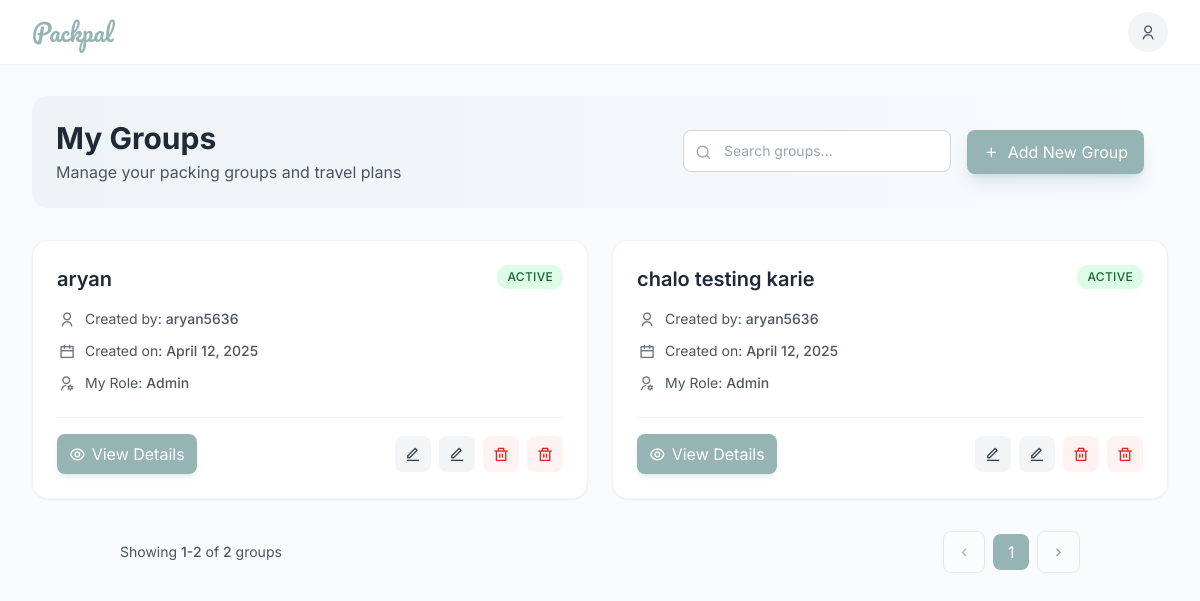
/cardlist.php (signed in), run on the app's committed database.
### tables this page shows
CREATE TABLE `user_group_roles` (
  `ugr_id` int(11) NOT NULL,
  `user_id` int(11) DEFAULT NULL,
  `group_id` int(11) DEFAULT NULL,
  `role` enum('Owner','Admin','Member','Viewer') DEFAULT 'Viewer'
);

CREATE TABLE `group_master` (
  `group_id` int(11) NOT NULL,
  `group_name` varchar(100) NOT NULL,
  `group_description` text NOT NULL,
  `created_by` int(11) DEFAULT NULL,
  `created_at` timestamp NOT NULL DEFAULT current_timestamp()
);

CREATE TABLE `user_master` (
  `user_id` int(11) NOT NULL,
  `user_name` varchar(100) NOT NULL,
  `email` varchar(255) NOT NULL,
  `password` varchar(255) NOT NULL,
  `user_role` int(11) NOT NULL DEFAULT 3,
  `joined_date` int(11) NOT NULL,
  `full_name` varchar(200) NOT NULL,
  `phone` bigint(12) NOT NULL,
  `is_verified` int(11) NOT NULL DEFAULT 0
);

### cardlist.php (the view, shortened to what this page needs)
<?php
require_once 'includes/scripts/connection.php';
if(isset($_SESSION['pacpal_logedin_user_id']) && (trim ($_SESSION['pacpal_logedin_user_id']) !== '')){
  $user_id = $_SESSION['pacpal_logedin_user_id'];
} else {
  header("Location: sign-in.php");
}
?>
<!DOCTYPE html>
<html lang="en">
<head>
    <script src="https://cdn.tailwindcss.com/3.4.16"></script>
    <link href="https://cdn.jsdelivr.net/npm/remixicon@4.5.0/fonts/remixicon.css" rel="stylesheet">
</head>
<body>
    <nav class="bg-white shadow-sm sticky top-0 z-50 backdrop-blur-sm bg-white/90">
        <div class="max-w-7xl mx-auto px-3 sm:px-6 lg:px-8">
            <div class="flex justify-between h-14 sm:h-16">
                <div class="flex items-center">
                    <a href="index" class="text-2xl font-['Pacifico'] text-primary">Packpal </a>
                </div>
                <div class="flex items-center space-x-4">
                    <div class="relative w-10 h-10 flex items-center justify-center rounded-full bg-gray-100">
                        <i class="ri-user-line text-gray-600"></i>
                    </div>
                </div>
            </div>
        </div>
    </nav>
    <main class="max-w-7xl mx-auto px-3 sm:px-6 lg:px-8 py-4 sm:py-8">
        <div
            class="flex flex-col lg:flex-row justify-between items-start lg:items-center mb-8 bg-gradient-to-r from-primary/10 to-transparent p-4 sm:p-6 rounded-lg">
            <div>
                <h1 class="text-2xl sm:text-3xl font-bold text-gray-800">My Groups</h1>
                <p class="text-sm sm:text-base text-gray-600 mt-1">Manage your packing groups and travel plans</p>
            </div>
            <div class="mt-4 lg:mt-0 flex flex-col sm:flex-row gap-3 sm:gap-4 w-full sm:w-auto">
                <div class="relative w-full sm:w-auto">
                    <div class="absolute inset-y-0 left-0 flex items-center pl-3 pointer-events-none">
                    </div>
                    <input type="text"
                        class="bg-white border border-gray-300 text-gray-900 text-sm rounded-button pl-10 pr-4 py-2.5 w-full sm:min-w-[16rem]"
                        placeholder="Search groups...">
                </div>
                <a href="tripform"
                    class="bg-primary text-white px-4 py-2.5 rounded-button flex items-center justify-center whitespace-nowrap shadow-lg shadow-primary/30 hover:shadow-xl hover:shadow-primary/40 transition-all duration-300">
                    <i class="ri-add-line mr-2"></i>
                    Add New Group
                </a>
            </div>
        </div>
        <div class="grid grid-cols-1 sm:grid-cols-2 xl:grid-cols-3 gap-4 sm:gap-6">
            <?php
        $result = $conn->query("SELECT * FROM user_group_roles where user_id = '$user_id'");
        if ($result->num_rows > 0) {
            while ($row = $result->fetch_assoc()) {
                $group_id = $row['group_id'];
                $sql = "SELECT * FROM group_master WHERE group_id = '$group_id'";
                $result1 = $conn->query($sql);
                if ($result1->num_rows > 0) {
                    $row1 = $result1->fetch_assoc();
                    $groupName = $row1['group_name'];
                    $ownerId = $row1['created_by'];
                    $createdOn = date("F j, Y", strtotime($row1['created_at']));
                    $status = isset($row1['status']) ? $row1['status'] : 'ACTIVE';
                } else {
                    continue;
                }
              $ownerName = "Unknown";
              $result2 = $conn->query("SELECT user_name FROM user_master WHERE user_id = '$ownerId'");
              if ($result2 && $result2->num_rows > 0) {
                $row2 = $result2->fetch_assoc();
                $ownerName = $row2['user_name'];
              }
          ?>
            <div class="card bg-white rounded-lg shadow-sm overflow-hidden backdrop-blur-sm bg-white/90">
                <div class="p-4 sm:p-6">
                    <div class="flex flex-col sm:flex-row sm:justify-between sm:items-start gap-2 sm:gap-0 mb-4">
                        <h3 class="text-xl font-semibold text-gray-800">
                            <?php echo htmlspecialchars($groupName); ?>
                        </h3>
                        <span
                            class="status-badge bg-green-100 text-green-800 text-xs px-2.5 py-1 rounded-full shadow-sm shadow-green-100/50">
                            <?php echo htmlspecialchars($status); ?>
                        </span>
                    </div>
                    <div class="space-y-3 mb-6">
                        <div class="flex items-center">
                            <div class="w-5 h-5 flex items-center justify-center text-gray-500">
                                <i class="ri-user-line"></i>
                            </div>
                            <span class="text-gray-600 text-sm ml-2">Created by: <span class="font-medium">
                                    <?php echo htmlspecialchars($ownerName); ?>
                                </span></span>
                        </div>
                        <div class="flex items-center">
                            <div class="w-5 h-5 flex items-center justify-center text-gray-500">
                                <i class="ri-calendar-line"></i>
                            </div>
                            <span class="text-gray-600 text-sm ml-2">Created on: <span class="font-medium">
                                    <?php echo htmlspecialchars($createdOn); ?>
                                </span></span>
                        </div>
                        <div class="flex items-center">
                            <div class="w-5 h-5 flex items-center justify-center text-gray-500">
                                <i class="ri-user-settings-line"></i>
                            </div>
                            <span class="text-gray-600 text-sm ml-2">My Role: <span
                                    class="font-medium">Admin</span></span>
                        </div>
                    </div>
                    <div class="flex items-center justify-between pt-4 border-t border-gray-100">
                        <a href="assign_checklist.php?group_id=<?= $group_id ?>"
                            class="btn bg-primary text-white px-3 py-2 rounded-button flex items-center whitespace-nowrap shadow-md shadow-primary/20 hover:shadow-lg hover:shadow-primary/30">
                            <i class="ri-eye-line mr-1.5"></i> View Details
                        </a>
                        <div class="flex space-x-2">
                            <a href="editgroup.php?id=<?= $group_id ?>"
                                class="btn bg-gray-100 text-gray-700 w-9 h-9 rounded-button flex items-center justify-center">
                                <i class="ri-edit-line"></i>
                            </a>
                            <a href="checklist_view.php?group_id=<?= $group_id ?>"
                                class="btn bg-gray-100 text-gray-700 w-9 h-9 rounded-button flex items-center justify-center">
                                <i class="ri-edit-line"></i>
                            </a>
                            <a href="add_category.php?group_id=<?= $group_id ?>"
                                class="btn bg-red-50 text-red-600 w-9 h-9 rounded-button flex items-center justify-center">
                                <i class="ri-delete-bin-line"></i>
                            </a>
                            <button
                                class="btn bg-red-50 text-red-600 w-9 h-9 rounded-button flex items-center justify-center">
                                <i class="ri-delete-bin-line"></i>
                            </button>
                        </div>
                    </div>
                </div>
            </div>
            <?php
            }
          }
          ?>
        </div>
    </main>
    <div class="flex w-[80%] mx-auto mb-4 flex-col sm:flex-row items-center justify-between gap-4">
        <p id="pagination-info" class="text-sm text-gray-600 order-2 sm:order-1">Showing  of <span class="font-medium">9</span> groups</p>
        <div class="flex items-center space-x-2 order-1 sm:order-2">
            <button id="prev-page"
                class="px-3 py-2 rounded-button bg-white border border-gray-300 text-gray-500 flex items-center justify-center hover:bg-gray-50 hover:border-gray-400 transition-all duration-300">
                <i class="ri-arrow-left-s-line"></i>
            </button>
            <button id="page-1"
                class="w-9 h-9 rounded-button bg-primary text-white flex items-center justify-center"></button>
            <button id="next-page"
                class="px-3 py-2 rounded-button bg-white border border-gray-300 text-gray-700 flex items-center justify-center">
                <i class="ri-arrow-right-s-line"></i>
            </button>
        </div>
    </div>
</body>
</html>

### cardlist.php (style rules this page uses)
:where([class^="ri-"])::before { content: "\f3c2"; }
body { background-color: #f8fafc; color: #333; font-family: 'Inter', sans-serif; }
.card { transition: all 0.3s cubic-bezier(0.4, 0, 0.2, 1); border: 1px solid rgba(0, 0, 0, 0.05); }
.btn { transition: all 0.2s cubic-bezier(0.4, 0, 0.2, 1); border: none; outline: none; }
.status-badge { font-weight: 500; letter-spacing: 0.025em; text-transform: uppercase; }

### data on the page
user_group_roles: group.group_name "aryan", status "ACTIVE", user.user_name "aryan5636", group.created_at "April 12, 2025"
user_group_roles: group.group_name "chalo testing karie", status "ACTIVE", user.user_name "aryan5636", group.created_at "April 12, 2025"
